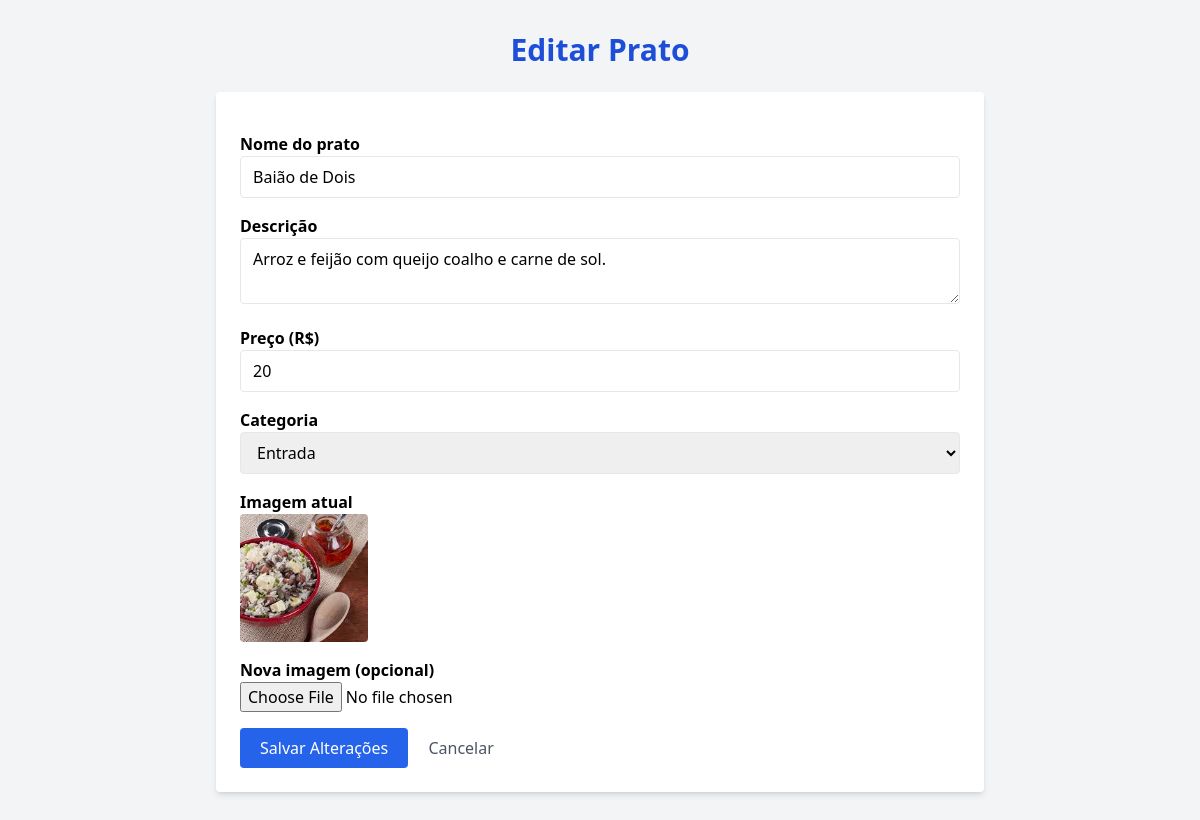
The page /?rota=formEditar&id=32 (signed in) on the database its author committed.
### tables this page shows
CREATE TABLE pratos (
    id INTEGER PRIMARY KEY AUTOINCREMENT,
    nome TEXT NOT NULL,
    descricao TEXT,
    preco REAL NOT NULL,
    imagem TEXT,       -- caminho ou URL da imagem
    categoria TEXT
);

### controller/PratoController.php (called while the page is built, shortened)
<?php
require_once __DIR__ . '/../model/Prato.php';
class PratoController
{
    public static function formularioEdicao()
    {
        $id = intval($_GET['id']);
        $prato = Prato::buscarPorId($id);
        include __DIR__ . '/../view/editar.view.php';
    }
}

### model/Prato.php (called while the page is built, shortened)
<?php
class Prato {
    public static function buscarPorId(int $id): ?array {
        $db = DB::conectar();
        $stmt = $db->prepare("SELECT * FROM pratos WHERE id = ?");
        $stmt->execute([$id]);
        return $stmt->fetch(PDO::FETCH_ASSOC) ?: null;
    }
}

### view/editar.view.php (the view, shortened to what this page needs)
<!DOCTYPE html>
<html lang="pt-br">
<head>
    <script src="https://cdn.tailwindcss.com"></script>
</head>
<body class="bg-gray-100 p-8">
    <h1 class="text-3xl font-bold mb-6 text-center text-blue-700">Editar Prato</h1>
    <section class="max-w-3xl mx-auto bg-white p-6 rounded shadow-md">
        <form action="?rota=editar" method="POST" enctype="multipart/form-data" class="space-y-4">
            <label for="nome" class="block">
                <span class="font-semibold">Nome do prato</span>
                <input id="nome" type="text" name="nome" required value="<?= htmlspecialchars($prato['nome']) ?>" class="w-full border rounded px-3 py-2" />
            </label>
            <label for="descricao" class="block">
                <span class="font-semibold">Descrição</span>
                <textarea id="descricao" name="descricao" required class="w-full border rounded px-3 py-2"><?= htmlspecialchars($prato['descricao']) ?></textarea>
            </label>
            <label for="preco" class="block">
                <span class="font-semibold">Preço (R$)</span>
                <input id="preco" type="number" step="0.01" name="preco" required value="<?= htmlspecialchars($prato['preco']) ?>" class="w-full border rounded px-3 py-2" />
            </label>
            <label for="categoria" class="block">
                <span class="font-semibold">Categoria</span>
                <select id="categoria" name="categoria" required class="w-full border rounded px-3 py-2">
                    <?php
                    $categorias = ['Entrada', 'Prato Principal', 'Sobremesa', 'Bebida'];
                    foreach ($categorias as $cat) {
                        $selected = ($prato['categoria'] === $cat) ? 'selected' : '';
                        echo "<option value=\"" . htmlspecialchars($cat) . "\" $selected>" . htmlspecialchars($cat) . "</option>";
                    }
                    ?>
                </select>
            </label>
            <label class="block">
                <span class="font-semibold">Imagem atual</span><br/>
                <?php if ($prato['imagem']): ?>
                    <img src="public/imagens/<?= htmlspecialchars($prato['imagem']) ?>" alt="Imagem do prato" class="w-32 h-32 object-cover rounded mb-3" />
                <?php else: ?>
                    <span class="text-gray-400 italic">Sem imagem</span>
                <?php endif; ?>
            </label>
            <label for="imagem" class="block">
                <span class="font-semibold">Nova imagem (opcional)</span>
                <input id="imagem" type="file" name="imagem" accept="image/*" class="w-full" />
            </label>
            <button type="submit" class="bg-blue-600 text-white px-5 py-2 rounded hover:bg-blue-700 transition">Salvar Alterações</button>
            <a href="?rota=admin" class="inline-block ml-4 text-gray-600 hover:underline">Cancelar</a>
        </form>
    </section>
</body>
</html>

### rows shown on the page
pratos: nome "Baião de Dois", descricao "Arroz e feijão com queijo coalho e carne de sol.", preco "20", imagem (picture)

### other values the page prints
form field categoria "Entrada"
